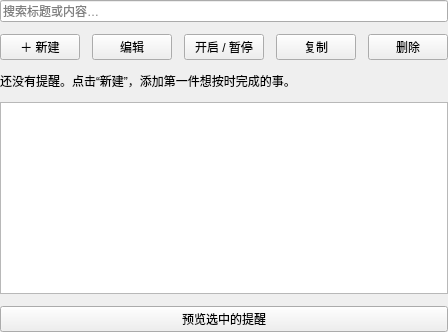
<?xml version='1.0' encoding='UTF-8'?>
<ui version="4.0">
 <class>RemindersPage</class>
 <widget class="QWidget" name="RemindersPage">
  <layout class="QVBoxLayout" name="pageLayout">
   <property name="leftMargin">
    <number>0</number>
   </property>
   <property name="topMargin">
    <number>0</number>
   </property>
   <property name="rightMargin">
    <number>0</number>
   </property>
   <property name="bottomMargin">
    <number>0</number>
   </property>
   <property name="spacing">
    <number>12</number>
   </property>
   <item>
    <widget class="QLineEdit" name="search">
     <property name="placeholderText">
      <string>搜索标题或内容…</string>
     </property>
    </widget>
   </item>
   <item>
    <widget class="QWidget" name="actionBar">
     <layout class="QHBoxLayout" name="actionBarLayout">
      <property name="leftMargin">
       <number>0</number>
      </property>
      <property name="topMargin">
       <number>0</number>
      </property>
      <property name="rightMargin">
       <number>0</number>
      </property>
      <property name="bottomMargin">
       <number>0</number>
      </property>
      <property name="spacing">
       <number>12</number>
      </property>
      <item>
       <widget class="QPushButton" name="addReminder">
        <property name="text">
         <string>＋ 新建</string>
        </property>
        <property name="primary" stdset="0">
         <bool>true</bool>
        </property>
       </widget>
      </item>
      <item>
       <widget class="QPushButton" name="editReminder">
        <property name="text">
         <string>编辑</string>
        </property>
       </widget>
      </item>
      <item>
       <widget class="QPushButton" name="toggleReminder">
        <property name="text">
         <string>开启 / 暂停</string>
        </property>
       </widget>
      </item>
      <item>
       <widget class="QPushButton" name="duplicateReminder">
        <property name="text">
         <string>复制</string>
        </property>
       </widget>
      </item>
      <item>
       <widget class="QPushButton" name="removeReminder">
        <property name="text">
         <string>删除</string>
        </property>
       </widget>
      </item>
     </layout>
    </widget>
   </item>
   <item>
    <widget class="QLabel" name="emptyHint">
     <property name="text">
      <string>还没有提醒。点击“新建”，添加第一件想按时完成的事。</string>
     </property>
     <property name="role" stdset="0">
      <string>muted</string>
     </property>
     <property name="wordWrap">
      <bool>true</bool>
     </property>
    </widget>
   </item>
   <item>
    <widget class="QListView" name="reminderList">
     <property name="selectionMode">
      <enum>QAbstractItemView::SingleSelection</enum>
     </property>
    </widget>
   </item>
   <item>
    <widget class="QPushButton" name="previewReminder">
     <property name="text">
      <string>预览选中的提醒</string>
     </property>
    </widget>
   </item>
  </layout>
 </widget>
 <resources />
 <connections />
</ui>
